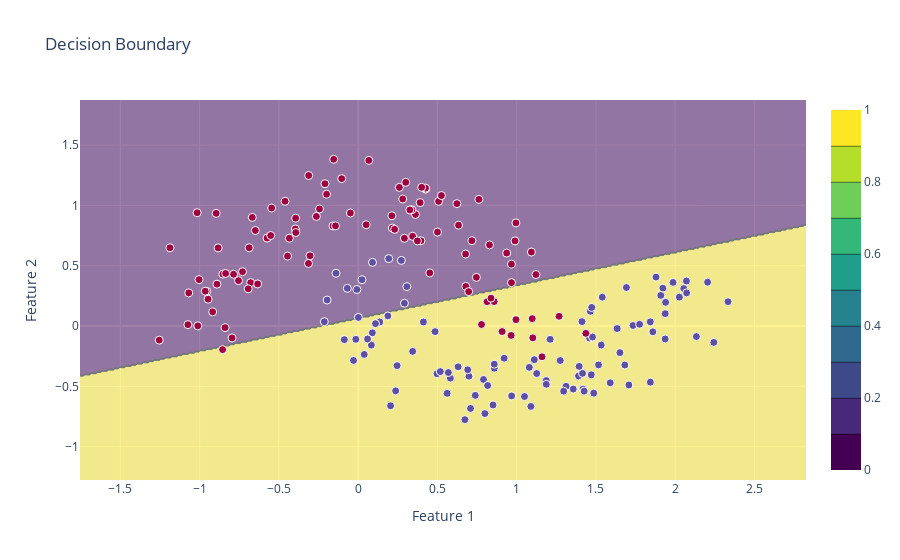

Here is the notebook cell this chart was saved with:
### Code cell
plot_decision_boundary(lambda x: lr_algo.predict(x))

### Figure 1 — Plotly figure (JSON) as saved in the notebook; plotly's stock layout.template omitted (floating-point values rounded to 4 significant figures; data arrays with more than 128 entries replaced by an {"elided": "..."} marker saying what was removed)
{"data": [{"colorscale": [[0, "#440154"], [0.1111, "#482878"], [0.2222, "#3e4989"], [0.3333, "#31688e"], [0.4444, "#26828e"], [0.5556, "#1f9e89"], [0.6667, "#35b779"], [0.7778, "#6ece58"], [0.8889, "#b5de2b"], [1, "#fde725"]], "opacity": 0.5, "type": "contour", "x": {"elided": "459 float values"}, "y": {"elided": "316 float values"}, "z": {"elided": "316x459 int values"}}, {"marker": {"color": {"elided": "200 int values"}, "colorscale": [[0, "rgb(158,1,66)"], [0.1, "rgb(213,62,79)"], [0.2, "rgb(244,109,67)"], [0.3, "rgb(253,174,97)"], [0.4, "rgb(254,224,139)"], [0.5, "rgb(255,255,191)"], [0.6, "rgb(230,245,152)"], [0.7, "rgb(171,221,164)"], [0.8, "rgb(102,194,165)"], [0.9, "rgb(50,136,189)"], [1, "rgb(94,79,162)"]], "line": {"color": "white", "width": 1}, "size": 8}, "mode": "markers", "type": "scatter", "x": {"elided": "200 float values"}, "y": {"elided": "200 float values"}}], "layout": {"title": {"text": "Decision Boundary"}, "xaxis": {"title": {"text": "Feature 1"}}, "yaxis": {"title": {"text": "Feature 2"}}}}
